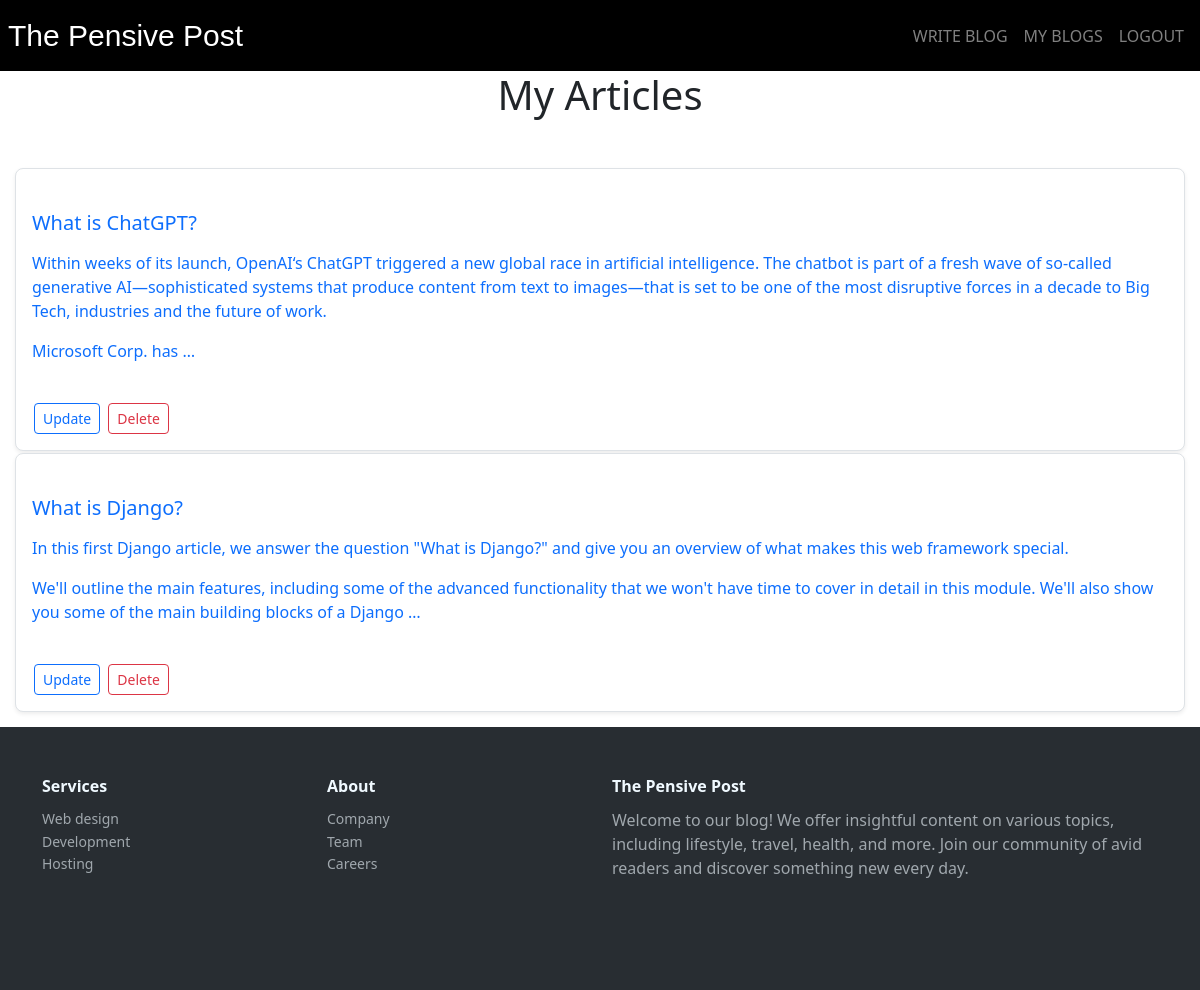
The page /myarticles/ (signed in) on the database its author committed.
### blogapp/models.py (models this page shows, shortened)
class Post(models.Model):
    post_id = models.AutoField(primary_key=True)
    author = models.ForeignKey(User, on_delete=models.CASCADE,null=True)
    title = models.CharField(max_length=200)
    content = RichTextUploadingField()
    url = models.CharField(max_length=100)
    cat = models.ForeignKey(Category, on_delete=models.CASCADE)
    image = models.ImageField(upload_to='post/')
    created_at = models.DateTimeField(auto_now_add=True)
    updated_at = models.DateTimeField(auto_now=True)

### blogapp/views.py (the view)
# urls.py: path("myarticles/", get_my_articles, name="myarticles"),
@login_required
def get_my_articles(request):
    posts = Post.objects.filter(author=request.user)
    context = {
        'posts': posts
    }
    return render(request, 'author_post.html', context)

### template/author_post.html (shortened to what this page needs)
{%extends 'base1.html' %}
{%block content%}
<div class="text-center">
  <h1>My Articles</h1>
</div>
<br>
<div class="list-group" style="padding:5px;margin:10px">
    {% for p in posts %}
    <a href="/blog/{{p.url}}" style="  text-decoration: none;margin:1px;">
        <div class="card border rounded-3 shadow-sm card-hover">
            <div class="card-body" >
                <h5 class="card-title">{{p.title}}</h5>
                <p class="card-text">{{p.content |truncatewords:60 | safe}}</p>
                <div class="d-flex justify-content">
                    <a href="/update/{{p.post_id}}" class="btn btn-sm btn-outline-primary me-2">Update</a>
                    <a href="/delete/{{p.post_id}}" class="btn btn-sm btn-outline-danger">Delete</a>
                </div>
            </div>
        </div>
    </a>
    {% endfor %}
</div>
{% endblock %}

### blogapp/static/css/style.css (style rules this page uses)
body { background:blue; }

### blogapp/static/css/carousel.css (style rules this page uses)
body { padding-top: 0rem; padding-bottom: 3rem; color: #5a5a5a; }

### template/base1.html (style rules this page uses)
body { margin:0px; padding:0px; }

### rows shown on the page
Post: title "What is ChatGPT?", content "Within weeks of its launch, OpenAI‘s ChatGPT triggered a new global race in artificial intelligence. The chatbot is part of a fresh wave of so-called generative AI—sophisticated systems that produce content from text to images—that is set to be one of the most disruptive forces in a decade to Big Tech, industries and the future of work. Microsoft Corp. has …"
Post: title "What is Django?", content "In this first Django article, we answer the question \"What is Django?\" and give you an overview of what makes this web framework special. We'll outline the main features, including some of the advanced functionality that we won't have time to cover in detail in this module. We'll also show you some of the main building blocks of a Django …"
